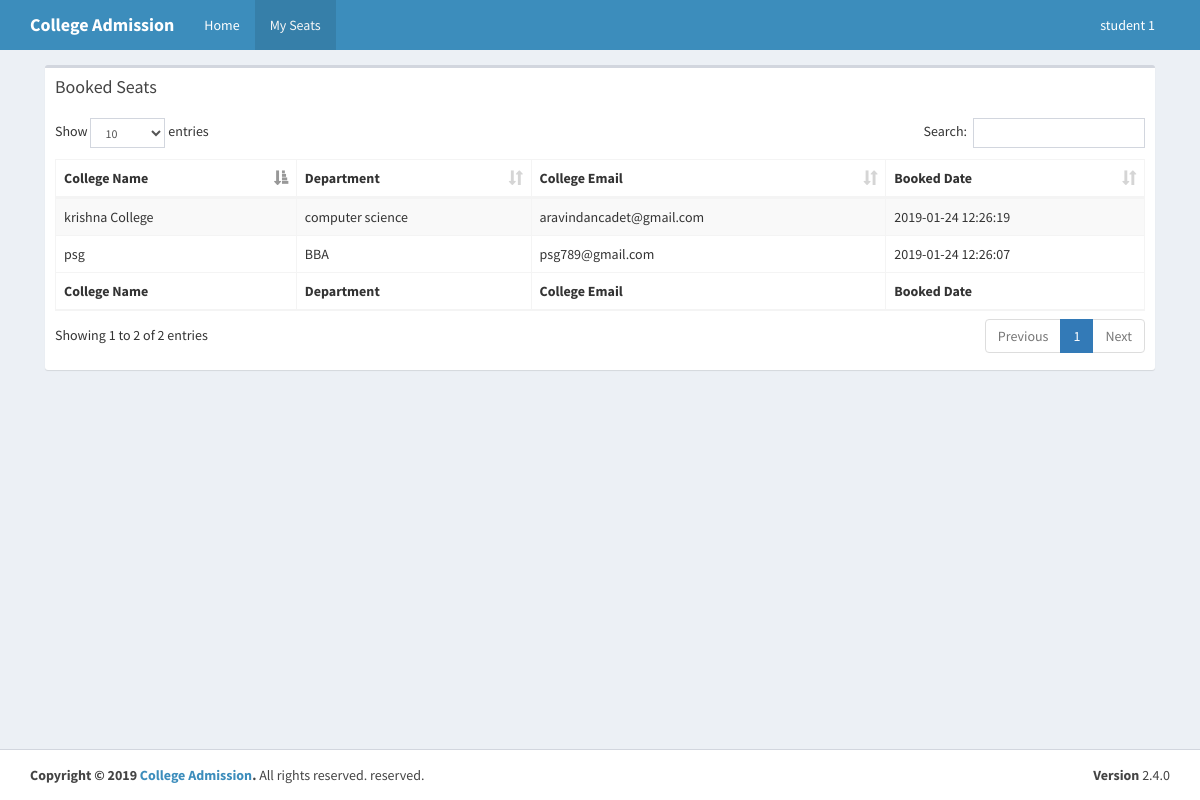
The app's page /booked_seats.php (signed in) with its own data.
### tables this page shows
CREATE TABLE `book_details` (
  `id` int(11) NOT NULL,
  `student_id` int(11) NOT NULL,
  `department_id` int(11) NOT NULL,
  `booked_date` datetime NOT NULL DEFAULT CURRENT_TIMESTAMP,
  `is_expired` int(11) NOT NULL DEFAULT '0'
);

CREATE TABLE `college_master` (
  `id` int(11) NOT NULL,
  `college_name` varchar(255) NOT NULL,
  `college_email` varchar(255) NOT NULL,
  `college_password` varchar(255) NOT NULL,
  `college_mobile` varchar(20) NOT NULL,
  `user_type` varchar(100) NOT NULL DEFAULT 'college'
);

CREATE TABLE `department_master` (
  `id` int(11) NOT NULL,
  `college_id` int(11) NOT NULL,
  `course_name` varchar(255) NOT NULL,
  `total_seats` int(11) NOT NULL,
  `booked_seats` int(11) NOT NULL,
  `10avg_needed` decimal(5,2) NOT NULL,
  `12avg_needed` decimal(5,2) NOT NULL
);

### inc/services/db_config.php (called while the page is built, shortened)
<?php
class DB_con {
	public $connection;
	function __construct(){
		$this->connection = new mysqli(DB_SERVER, DB_USERNAME, DB_PASSWORD,DB_DATABASE);
	}
	function ret_obj(){
		return $this->connection;
	}
}

### inc/services/class.user.php (called while the page is built, shortened)
<?php
	include_once "db_config.php";
	class User{
		protected $db;
		public function __construct(){
			$this->db = new DB_con();
			$this->db = $this->db->ret_obj();
		}
	public function select($table, $rows = '*', $where = null, $union = null, $where1 = null, $order = null)
    {
        $q = 'SELECT '.$rows.' FROM '.$table;
        if($where != null)
		{
            $q .= ' WHERE '.$where;
        }
		$result= $this->db->query($q);
		while($row= mysqli_fetch_array($result))
		{
			$array[]=$row;
		}
		if(!empty($array))
		{
		return $array;
		}
		else
		{
		return false;
		}
    }
}

### booked_seats.php (the view, shortened to what this page needs)
<?php
include_once './inc/services/class.user.php';
$user = new User();
  if($_SESSION['user_type']=='student'){
    include './top_inc/top_head_ass.php';
    include './top_inc/top_header.php';
  }
  ?>
  <?php
    if($_SESSION['user_type']=='student'){
      ?>
  <div class="content-wrapper">
      <div class="container">
        <section class="content">
          <?php
            $table='student_mark';
            $where='student_id ="'.$_SESSION['user_id'].'"';
            $details = $user->select($table,$rows='*',$where);
            if($details){
                ?>
                 <div class="box">
              <div class="box-header">
                <h3 class="box-title">Booked Seats</h3>
              </div>
              <div class="box-body">
                <table id="example1" class="table table-bordered table-striped">
                  <thead>
                  <tr>
                     <th>College Name</th>
                    <th>Department</th>
                    <th>College Email</th>
                    <th>Booked Date</th>
                  </tr>
                  </thead>
                  <tbody>
                  <?php
                      $table='book_details bd join users u on u.id = bd.student_id join department_master d on bd.department_id = d.id join college_master c on d.college_id = c.id';
                      $where='bd.student_id = "'.$_SESSION['user_id'].'" ';
                      $details = $user->select($table,$rows='bd.*,u.*,d.*,c.*',$where);
                      if($details){
  					foreach($details as $d)
  					{
  				?>
                  <tr>
                  <td><?php echo $d['college_name'];?></td>
                  <td><?php echo $d['course_name'];?></td>
                  <td><?php echo $d['college_email'];?></td>
                  <td><?php echo $d['booked_date'];?></td>
                  </tr>
            <?php }}
            ?>
                  </tbody>
                  <tfoot>
                  <tr>
                    <th>College Name</th>
                   <th>Department</th>
                   <th>College Email</th>
                   <th>Booked Date</th>
                  </tr>
                  </tfoot>
                </table>
              </div>
            </div>
              <?php
            }
          ?>
        </section>
      </div>
    </div>
    <?php } ?>
    <?php
    if($_SESSION['user_type']=='student'){
      include './top_inc/top_footer.php';
    }
    ?>

### records on screen
book_details: college_master.college_name "psg", department.course_name "BBA", college_master.college_email "psg789@gmail.com", booked_date "2019-01-24 12:26:07"
book_details: college_master.college_name "krishna College", department.course_name "computer science", college_master.college_email "aravindancadet@gmail.com", booked_date "2019-01-24 12:26:19"

### other values on screen
$_SESSION['firstname'] "student 1"
